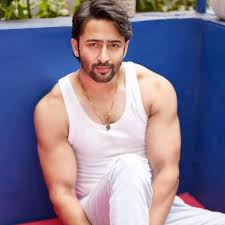
#> input picture test.jpg, 225 x 225 px
$ python facerecognition.py
#> lines starting #> are read from the running program, lines starting #| are printed output that depends on the picture; after the words box and inside, x2 and y2 are one past the last pixel; in counts of white or black regions, pixels touching at a corner belong together
import cv2
image = cv2.imread('test.jpg')
#> image is the input picture: shape (225, 225, 3); mean B, G, R 145.3, 122.8, 131.5
image = cv2.resize(image, None, fx=2, fy=2, interpolation=cv2.INTER_LINEAR)
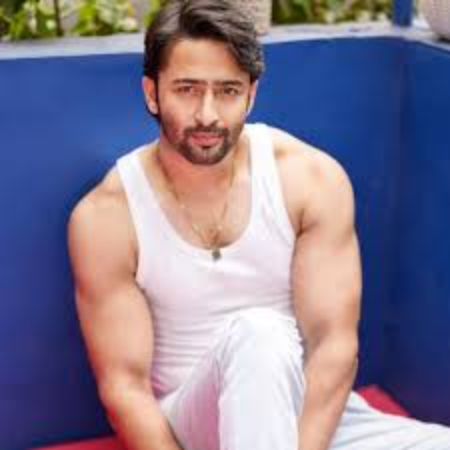
#> image: shape (450, 450, 3); mean B, G, R 145.3, 122.8, 131.4
gray_img = cv2.cvtColor(image, cv2.COLOR_BGR2GRAY)
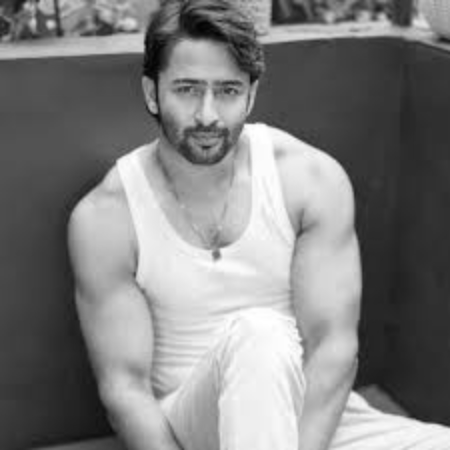
#> gray_img: shape (450, 450); min 4, max 255, mean 127.9
face_cascade = cv2.CascadeClassifier(cv2.data.haarcascades + 'haarcascade_frontalface_default.xml')
faces = face_cascade.detectMultiScale(gray_img, scaleFactor=1.1, minNeighbors=3)
#> faces = [[91, 168, 75, 75], [149, 47, 114, 114], [150, 132, 260, 260]]

# gray_img=cv2.resize(gray_img,(880,1430))
# print(gray_img.shape)

# faces = face_cascade.detectMultiScale(gray_img, scaleFactor=1.1, minNeighbors=5)
for (x, y, w, h) in faces:
    print((x, y, w, h))
    image=cv2.rectangle(image, (x, y), (x + w, y + h), (255, 0, 0), 2)
#> this loop made 3 passes
#| (91, 168, 75, 75)
#| (149, 47, 114, 114)
#| (150, 132, 260, 260)
#> pass 1, `image=cv2.rectangle(image, (x, y), (x + w, y + h), (255, 0, 0), 2)`:
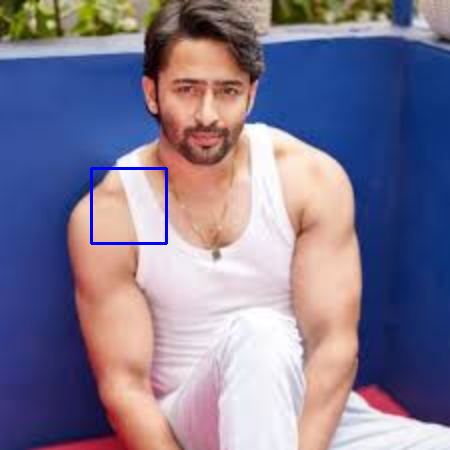
#> image: shape (450, 450, 3); 0.44% of pixels changed, all inside (x1, y1, x2, y2) = (90, 167, 168, 245)
#> pass 2, `image=cv2.rectangle(image, (x, y), (x + w, y + h), (255, 0, 0), 2)`:
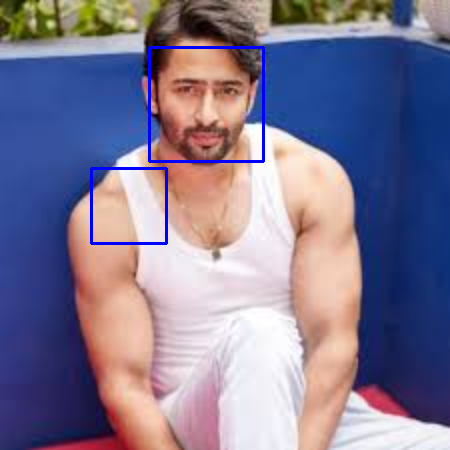
#> image: shape (450, 450, 3); 0.67% of pixels changed, all inside (x1, y1, x2, y2) = (148, 46, 265, 163)
#> pass 3, `image=cv2.rectangle(image, (x, y), (x + w, y + h), (255, 0, 0), 2)`:
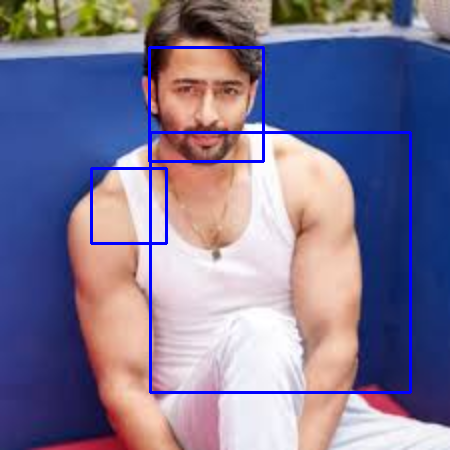
#> image: shape (450, 450, 3); 1.49% of pixels changed, all inside (x1, y1, x2, y2) = (149, 131, 412, 394)
# image=cv2.resize(image,(880,1430))
cv2.imshow('Detected Faces', image)
cv2.waitKey(0)
cv2.destroyAllWindows()

$ run again, with arjun.jpg copied over test.jpg
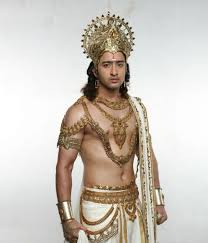
#> input picture arjun.jpg, 208 x 243 px
#> image is the input picture: shape (243, 208, 3); mean B, G, R 189.2, 198, 205.3
#> `gray_img = cv2.cvtColor(image, cv2.COLOR_BGR2GRAY)`:
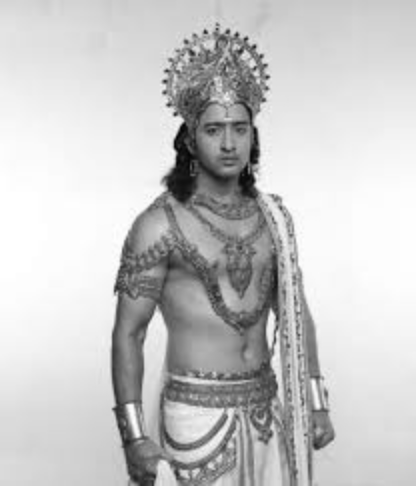
#> gray_img: shape (486, 416); min 4, max 255, mean 199.2
#> faces = [[193, 103, 69, 69]]
#> the loop `for (x, y, w, h) in faces:` made 1 pass
#> (printed output is left out)
#> pass 1, `image=cv2.rectangle(image, (x, y), (x + w, y + h), (255, 0, 0), 2)`:
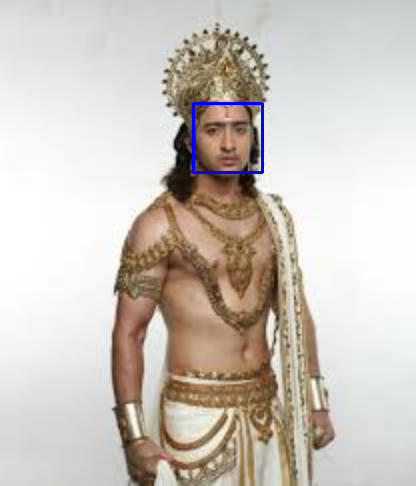
#> image: shape (486, 416, 3); mean B, G, R 189.8, 197.5, 204.7

$ run again, with cat.jpg copied over test.jpg
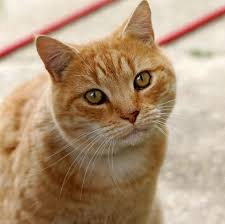
#> input picture cat.jpg, 225 x 224 px
#> image is the input picture: shape (224, 225, 3); mean B, G, R 120.8, 148.8, 176
#> `gray_img = cv2.cvtColor(image, cv2.COLOR_BGR2GRAY)`:
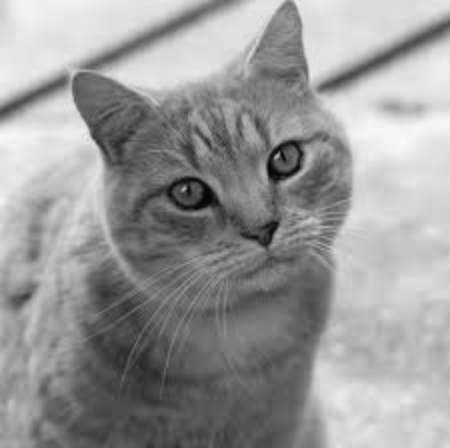
#> gray_img: shape (448, 450); min 3, max 250, mean 153.7
#> faces = [[20, 210, 52, 52]]
#> the loop `for (x, y, w, h) in faces:` made 1 pass
#> (printed output is left out)
#> pass 1, `image=cv2.rectangle(image, (x, y), (x + w, y + h), (255, 0, 0), 2)`:
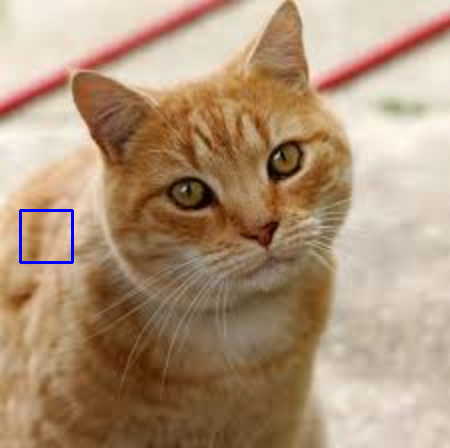
#> image: shape (448, 450, 3); mean B, G, R 121.2, 148.2, 175.3
